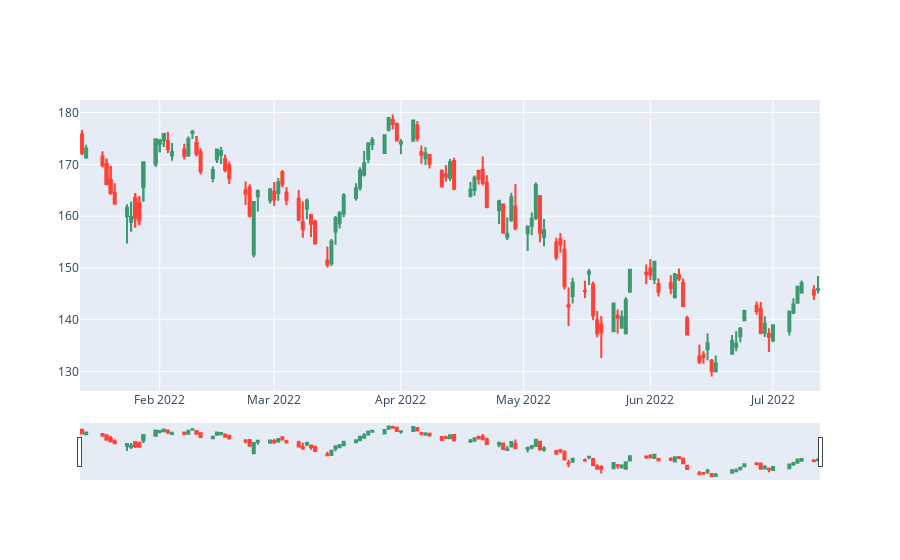

The cell this chart's notebook holds for it:
### Code cell
open_data = x['AAPL_OPEN']
high_data = x['AAPL_HIGH']
low_data = x['AAPL_LOW']
close_data = x['AAPL_CLOSE']
dates = x['Date']

fig = go.Figure(data=[go.Candlestick(x=dates, open=open_data,
                     high=high_data, 
                     low=low_data, 
                     close=close_data)])

                     
fig.show()

### Figure 1 — Plotly figure (JSON) as saved in the notebook; plotly's stock layout.template omitted (floating-point values rounded to 4 significant figures; data arrays with more than 128 entries replaced by an {"elided": "..."} marker saying what was removed)
{"data": [{"close": {"elided": "134 float values"}, "high": {"elided": "134 float values"}, "low": {"elided": "134 float values"}, "open": {"elided": "134 float values"}, "type": "candlestick", "x": {"elided": "134 str values"}}], "layout": {}}
